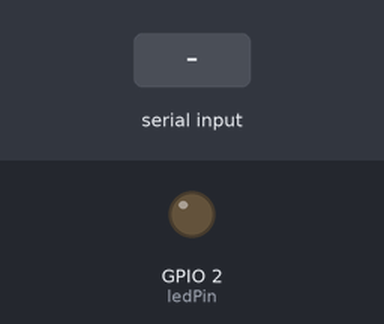
The sketch below on a simulated ESP32. On the bench: output pins drawn as LEDs (lit = HIGH). The test bench sets the inputs (shaded band). Nothing arrives over Bluetooth unless stated.

Above: at 1.2 s.
1.3 s: "1" received over the second serial link
At 1.9 s:
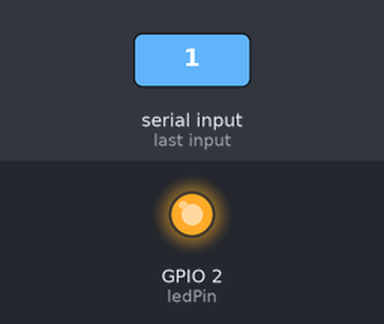
2.8 s: "0" received over the second serial link
At 3.1 s:
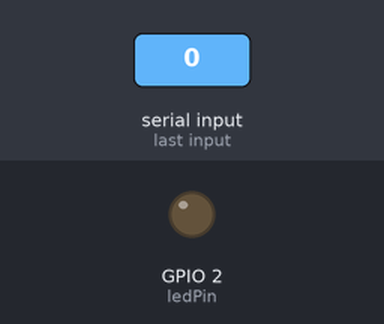
Timing chart, 0 to 5.8 s (numbered marks = the images above; inputs shaded):
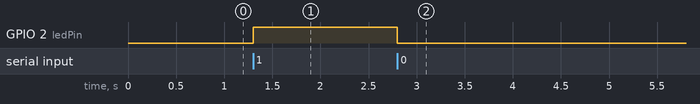

The sketch:

teste2.ino
```cpp
#include <BluetoothSerial.h>
#include <Wire.h>

const int ledPin = 2;
BluetoothSerial SerialBT;

void setup() {
  SerialBT.begin("ESP32_curso");
  pinMode (ledPin, OUTPUT);
}

void loop() {
  byte dado;
  int dado2;
  while (SerialBT.available() > 0){
    dado = SerialBT.read();
    dado2 = dado;
    if ((dado == 1) or (dado == '1') or (dado2 == 49)) {
      digitalWrite (ledPin, HIGH);
      SerialBT.print(String("28"));
    }else if ((dado == 0) or (dado == '0')) {
      digitalWrite (ledPin, LOW);
      SerialBT.print(String("curso"));
    }
  }
}
```

Measured:
- after the input at 1.3 s, GPIO 2 (ledPin): LOW → HIGH at once
- after the input at 2.8 s, GPIO 2 (ledPin): HIGH → LOW at once
